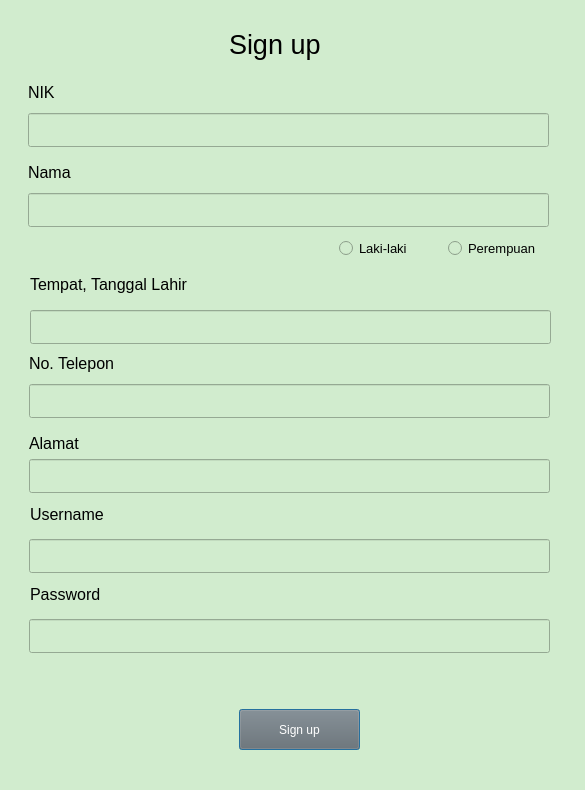
<?xml version="1.0" encoding="UTF-8"?>
<ui version="4.0">
 <class>Dialog</class>
 <widget class="QDialog" name="Dialog">
  <property name="geometry">
   <rect>
    <x>0</x>
    <y>0</y>
    <width>585</width>
    <height>790</height>
   </rect>
  </property>
  <property name="windowTitle">
   <string>Dialog</string>
  </property>
  <property name="styleSheet">
   <string notr="true">background-color: rgb(209, 236, 206);</string>
  </property>
  <widget class="QLabel" name="label_8">
   <property name="geometry">
    <rect>
     <x>229</x>
     <y>19</y>
     <width>121</width>
     <height>51</height>
    </rect>
   </property>
   <property name="font">
    <font>
     <family>MS Shell Dlg 2</family>
     <pointsize>20</pointsize>
     <weight>9</weight>
     <italic>false</italic>
     <bold>false</bold>
    </font>
   </property>
   <property name="styleSheet">
    <string notr="true">color:rgb(0, 0, 0);
font: 75 20pt &quot;MS Shell Dlg 2&quot;;</string>
   </property>
   <property name="text">
    <string>Sign up</string>
   </property>
  </widget>
  <widget class="QLabel" name="label_4">
   <property name="geometry">
    <rect>
     <x>29</x>
     <y>349</y>
     <width>104</width>
     <height>28</height>
    </rect>
   </property>
   <property name="font">
    <font>
     <family>Nirmala UI</family>
     <pointsize>12</pointsize>
    </font>
   </property>
   <property name="text">
    <string>No. Telepon</string>
   </property>
  </widget>
  <widget class="QPushButton" name="signupButton">
   <property name="geometry">
    <rect>
     <x>239</x>
     <y>709</y>
     <width>121</width>
     <height>41</height>
    </rect>
   </property>
   <property name="styleSheet">
    <string notr="true">background-color: rgb(107, 107, 107);
font: 12pt &quot;MS Shell Dlg 2&quot;; color:rgb(255, 255, 255)</string>
   </property>
   <property name="text">
    <string>Sign up</string>
   </property>
  </widget>
  <widget class="QLabel" name="label_2">
   <property name="geometry">
    <rect>
     <x>28</x>
     <y>158</y>
     <width>52</width>
     <height>28</height>
    </rect>
   </property>
   <property name="font">
    <font>
     <family>Nirmala UI</family>
     <pointsize>12</pointsize>
    </font>
   </property>
   <property name="text">
    <string>Nama</string>
   </property>
  </widget>
  <widget class="QLineEdit" name="lineEdit_4">
   <property name="geometry">
    <rect>
     <x>29</x>
     <y>384</y>
     <width>521</width>
     <height>34</height>
    </rect>
   </property>
   <property name="font">
    <font>
     <family>Nirmala UI</family>
     <pointsize>12</pointsize>
    </font>
   </property>
  </widget>
  <widget class="QLineEdit" name="lineEdit_2">
   <property name="geometry">
    <rect>
     <x>28</x>
     <y>193</y>
     <width>521</width>
     <height>34</height>
    </rect>
   </property>
   <property name="font">
    <font>
     <family>Nirmala UI</family>
     <pointsize>12</pointsize>
    </font>
   </property>
  </widget>
  <widget class="QLineEdit" name="lineEdit_3">
   <property name="geometry">
    <rect>
     <x>30</x>
     <y>310</y>
     <width>521</width>
     <height>34</height>
    </rect>
   </property>
   <property name="font">
    <font>
     <family>Nirmala UI</family>
     <pointsize>12</pointsize>
    </font>
   </property>
  </widget>
  <widget class="QLabel" name="label_5">
   <property name="geometry">
    <rect>
     <x>30</x>
     <y>500</y>
     <width>87</width>
     <height>28</height>
    </rect>
   </property>
   <property name="font">
    <font>
     <family>Nirmala UI</family>
     <pointsize>12</pointsize>
    </font>
   </property>
   <property name="text">
    <string>Username</string>
   </property>
  </widget>
  <widget class="QLabel" name="label_3">
   <property name="geometry">
    <rect>
     <x>30</x>
     <y>270</y>
     <width>188</width>
     <height>28</height>
    </rect>
   </property>
   <property name="font">
    <font>
     <family>Nirmala UI</family>
     <pointsize>12</pointsize>
    </font>
   </property>
   <property name="text">
    <string>Tempat, Tanggal Lahir</string>
   </property>
  </widget>
  <widget class="QLineEdit" name="lineEdit_5">
   <property name="geometry">
    <rect>
     <x>29</x>
     <y>459</y>
     <width>521</width>
     <height>34</height>
    </rect>
   </property>
   <property name="font">
    <font>
     <family>Nirmala UI</family>
     <pointsize>12</pointsize>
    </font>
   </property>
  </widget>
  <widget class="QLineEdit" name="lineEdit_7">
   <property name="geometry">
    <rect>
     <x>29</x>
     <y>619</y>
     <width>521</width>
     <height>34</height>
    </rect>
   </property>
   <property name="font">
    <font>
     <family>Nirmala UI</family>
     <pointsize>12</pointsize>
    </font>
   </property>
  </widget>
  <widget class="QLineEdit" name="lineEdit">
   <property name="geometry">
    <rect>
     <x>28</x>
     <y>113</y>
     <width>521</width>
     <height>34</height>
    </rect>
   </property>
   <property name="font">
    <font>
     <family>Nirmala UI</family>
     <pointsize>12</pointsize>
    </font>
   </property>
  </widget>
  <widget class="QWidget" name="layoutWidget">
   <property name="geometry">
    <rect>
     <x>339</x>
     <y>234</y>
     <width>211</width>
     <height>29</height>
    </rect>
   </property>
   <layout class="QHBoxLayout" name="horizontalLayoutJenisK">
    <item>
     <widget class="QRadioButton" name="radioButton">
      <property name="font">
       <font>
        <family>Nirmala UI</family>
        <pointsize>10</pointsize>
       </font>
      </property>
      <property name="text">
       <string>Laki-laki</string>
      </property>
     </widget>
    </item>
    <item>
     <widget class="QRadioButton" name="radioButton_2">
      <property name="font">
       <font>
        <family>Nirmala UI</family>
        <pointsize>10</pointsize>
       </font>
      </property>
      <property name="text">
       <string>Perempuan</string>
      </property>
     </widget>
    </item>
   </layout>
  </widget>
  <widget class="QLineEdit" name="lineEdit_6">
   <property name="geometry">
    <rect>
     <x>29</x>
     <y>539</y>
     <width>521</width>
     <height>34</height>
    </rect>
   </property>
   <property name="font">
    <font>
     <family>Nirmala UI</family>
     <pointsize>12</pointsize>
    </font>
   </property>
  </widget>
  <widget class="QLabel" name="label_7">
   <property name="geometry">
    <rect>
     <x>29</x>
     <y>429</y>
     <width>62</width>
     <height>28</height>
    </rect>
   </property>
   <property name="font">
    <font>
     <family>Nirmala UI</family>
     <pointsize>12</pointsize>
    </font>
   </property>
   <property name="text">
    <string>Alamat</string>
   </property>
  </widget>
  <widget class="QLabel" name="label">
   <property name="geometry">
    <rect>
     <x>28</x>
     <y>78</y>
     <width>32</width>
     <height>28</height>
    </rect>
   </property>
   <property name="font">
    <font>
     <family>Nirmala UI</family>
     <pointsize>12</pointsize>
    </font>
   </property>
   <property name="text">
    <string>NIK</string>
   </property>
  </widget>
  <widget class="QLabel" name="label_6">
   <property name="geometry">
    <rect>
     <x>30</x>
     <y>580</y>
     <width>81</width>
     <height>28</height>
    </rect>
   </property>
   <property name="font">
    <font>
     <family>Nirmala UI</family>
     <pointsize>12</pointsize>
    </font>
   </property>
   <property name="text">
    <string>Password</string>
   </property>
  </widget>
 </widget>
 <resources/>
 <connections/>
</ui>
